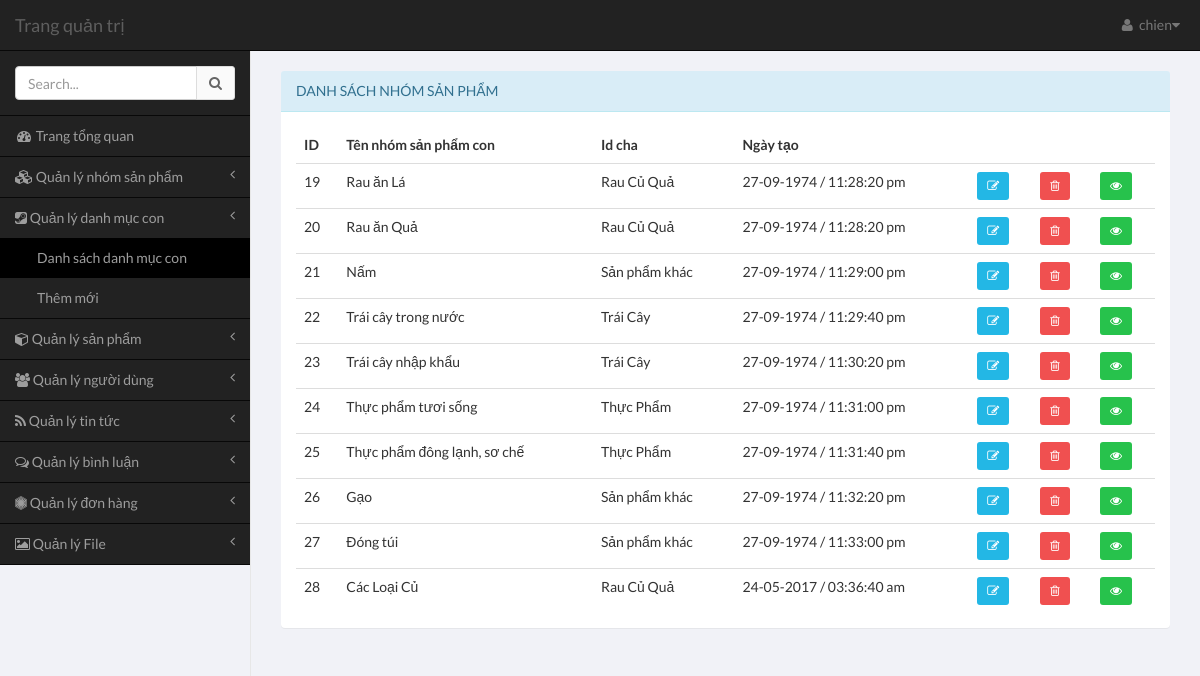
Page /admin/pages/index.php?module=subcate&action=list-subcate (signed in) on the committed database.
### tables this page shows
CREATE TABLE `subcategory` (
  `subcate_id` int(11) NOT NULL,
  `subcate_name` varchar(100) NOT NULL,
  `parent_id` int(11) NOT NULL,
  `description` varchar(255) DEFAULT NULL,
  `status` tinyint(6) DEFAULT '1',
  `created_date` int(11) DEFAULT NULL
);

### common/database.php (called while the page is built, shortened)
<?php
$mysqli = mysqli_connect(DB_HOST, DB_USER, DB_PASS, DB_NAME);
mysqli_set_charset($mysqli,"utf8");
function get_all($table,$fiels_name = false,$field_val = false,$limit = false){
	global $mysqli;
	$data = [];
	$sql = "SELECT * FROM $table";
	$res = mysqli_query($mysqli,$sql);
	if ($res && mysqli_num_rows($res)) {
		while ($row = mysqli_fetch_assoc($res)) {
			$data[] = $row;
		}
	}
	return $data;
}
?>

### admin/pages/modules/subcate/list-subcate.php (the view)
<?php
$cats = get_all('subcategory');
?>
<div class="row" >
	<div class="col-xs-12">
		<section class="panel panel-info" style="margin-top: 20px;">
			<header class="panel-heading">
				Danh sách nhóm sản phẩm
			</header>
			<div class="panel-body table-responsive">
				<table class="table table-hover">
					<thead>
						<tr>
							<th>ID</th>
							<th>Tên nhóm sản phẩm con</th>
							<th>Id cha</th>
							<th>Ngày tạo</th>
							<th></th>
							<th></th>
							<th></th>
						</tr>
					</thead>
					<tbody>
						<?php if($cats) :
						foreach ($cats as $row) :
							?>
						<tr>
							<td><?php echo $row['subcate_id']; ?></td>
							<td><?php echo $row['subcate_name']; ?></td>
							<?php if($row['parent_id'] == 1){
								$st = 'Rau Củ Quả' ;
							}else if ($row['parent_id'] == 2) {
								$st = 'Trái Cây' ;
							}else if ($row['parent_id'] == 3) {
								$st = 'Thực Phẩm' ;
							}else  {
								$st = 'Sản phẩm khác' ;
							} ?>
							<td><?php echo $st ?></td>
							<td><?php echo date('d-m-Y / h:i:s a',$row['created_date']); ?></td>
							<td>
								<a href="<?php to('subcate','edit-subcate',$row['subcate_id']) ?>" type="button" class="btn btn-sm btn-info" title="Sửa">
									<i class="fa fa-pencil-square-o"></i>
								</a>
							</td>
							<td>
								<a href="<?php to('subcate','delete-subcate',$row['subcate_id']) ?>" title="Xóa" type="button" class="btn btn-sm btn-danger" onclick="return confirm('Are you sure ? ')">
									<i class="fa fa-trash-o" ></i>
								</a>
							</td>
							<td>
								<a href="<?php to('subcate','view-subcate',$row['subcate_id']) ?>" type="button" class="btn btn-sm btn-success" title="Xem chi tiết">
									<i class="fa fa-eye" ></i>
								</a>
							</td>
						</tr>
					<?php endforeach; endif; ?>
				</tbody>
			</table>
		</div>
	</section>
</div>
</div>

### rows in the picture
subcategory: subcate_id "19", subcate_name "Rau ăn Lá", parent "Rau Củ Quả", created_date "27-09-1974 / 11:28:20 pm"
subcategory: subcate_id "20", subcate_name "Rau ăn Quả", parent "Rau Củ Quả", created_date "27-09-1974 / 11:28:20 pm"
subcategory: subcate_id "21", subcate_name "Nấm", parent "Sản phẩm khác", created_date "27-09-1974 / 11:29:00 pm"
subcategory: subcate_id "22", subcate_name "Trái cây trong nước", parent "Trái Cây", created_date "27-09-1974 / 11:29:40 pm"
subcategory: subcate_id "23", subcate_name "Trái cây nhập khẩu", parent "Trái Cây", created_date "27-09-1974 / 11:30:20 pm"
subcategory: subcate_id "24", subcate_name "Thực phẩm tươi sống", parent "Thực Phẩm", created_date "27-09-1974 / 11:31:00 pm"
subcategory: subcate_id "25", subcate_name "Thực phẩm đông lạnh, sơ chế", parent "Thực Phẩm", created_date "27-09-1974 / 11:31:40 pm"
subcategory: subcate_id "26", subcate_name "Gạo", parent "Sản phẩm khác", created_date "27-09-1974 / 11:32:20 pm"
subcategory: subcate_id "27", subcate_name "Đóng túi", parent "Sản phẩm khác", created_date "27-09-1974 / 11:33:00 pm"
subcategory: subcate_id "28", subcate_name "Các Loại Củ", parent "Rau Củ Quả", created_date "24-05-2017 / 03:36:40 am"

### other values in the picture
$user['username'] "chien"
